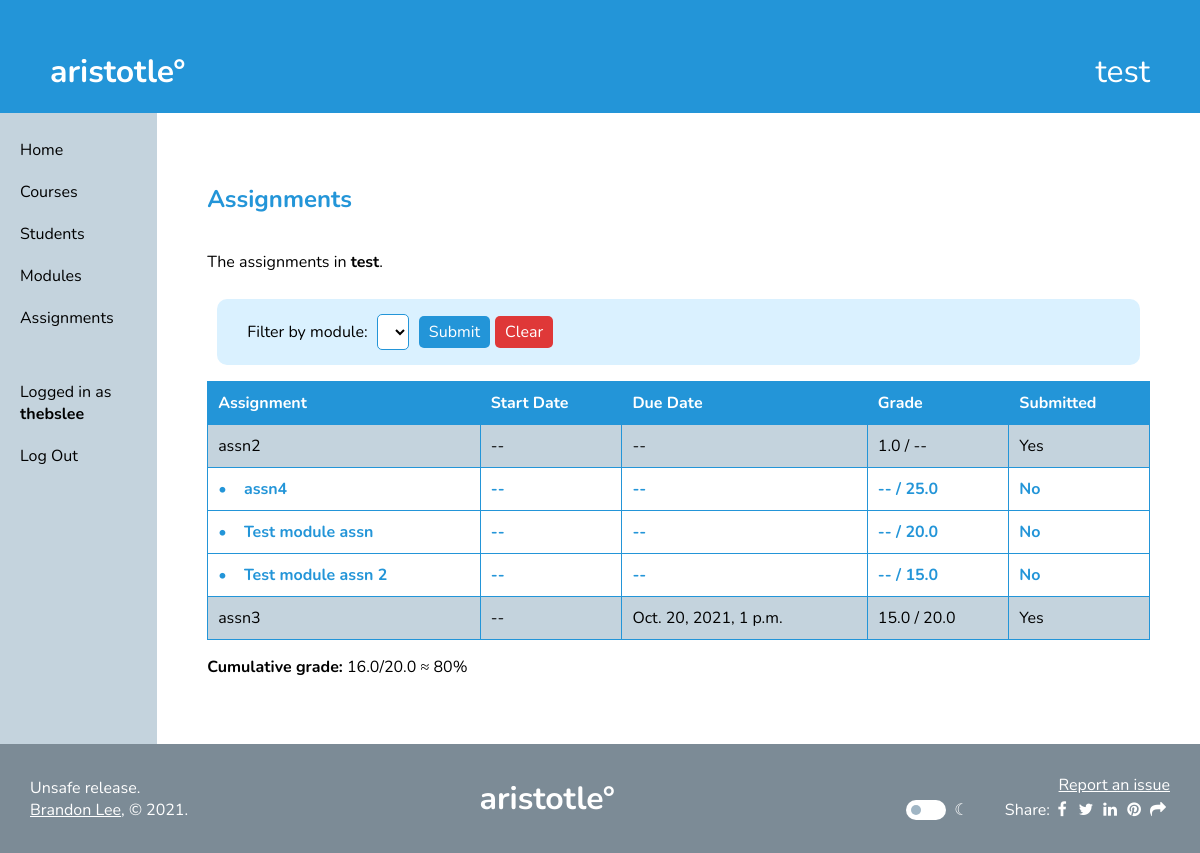
The page /forum/students/grades/2 (signed in) on the database its author committed.
### forum/models.py (models this page shows)
class Course(models.Model):
    name = models.CharField(max_length=100)
    owner = models.ForeignKey(
        settings.AUTH_USER_MODEL,
        on_delete=models.CASCADE,
        related_name='course_of_owner'
    )
    students = models.ManyToManyField(
        settings.AUTH_USER_MODEL,
        related_name='course_of_student',
        blank=True
    )
    uuid = models.UUIDField(
        default=uuid.uuid4,
        editable=False
    )

class Assignment(models.Model):
    course = models.ForeignKey(
        Course,
        on_delete=models.CASCADE,
        related_name='assignments_of_course'
    )
    module = models.ForeignKey(
        AssignmentModule,
        on_delete=models.CASCADE,
        related_name='assignments_of_module',
        null=True
    )
    title = models.CharField(max_length=100)
    start_datetime = models.DateTimeField(null=True, blank=True)
    end_datetime = models.DateTimeField(null=True, blank=True)
    description = models.TextField(max_length=10000, blank=True)
    total_points = models.FloatField(null=True, blank=True)

class Grade(models.Model):
    student = models.ForeignKey(
        settings.AUTH_USER_MODEL,
        on_delete=models.CASCADE,
        related_name="grade_of_student"
    )
    assignment = models.ForeignKey(
        Assignment,
        on_delete=models.CASCADE,
        related_name="grade_of_assignment"
    )
    earned_points = models.FloatField(null=True, blank=True)
    feedback = models.CharField(max_length=1000, null=True, blank=True)

### forum/views.py (the view)
# urls.py: path('students/grades/<student_id>', views.studentgrades, name='studentgrades'),
def studentgrades(request, student_id):
    if not request.user.is_authenticated:
        return redirect('home')
    context = alwaysContext(request)
    course = Course.objects.filter(id=request.session.get('selected_course_id')).first()
    student = User.objects.get(id=student_id)
    if (course.owner == request.user):
        assignments = []
        cum_num = 0
        cum_den = 0
        for assignment in Assignment.objects.filter(course=course).order_by("end_datetime"):
            row = StudentAssignmentRow(student, assignment)
            assignments.append(row)
            cum_num += row.cum_num
            cum_den += row.cum_den
        context["cum_num"] = cum_num
        context["cum_den"] = cum_den
        context["assignments"] = assignments
        context["student"] = student
        return render(request, "assignments_student.html", context)
    else:
        return redirect('home')

### forum/views.py (called while the page is built)
def alwaysContext(request):
    return {
        "username": request.user.username,
        "selected_course": Course.objects.filter(id=request.session.get('selected_course_id')).first()
    }

### forum/templates/assignments_student.html (shortened to what this page needs)
{% extends 'base.html' %}
{% load static %}
{% block content %}
<h2>Assignments</h2>
<div style="display: flex; flex-direction: row; align-items: center; justify-content: space-between;">
    {% if assignments|length > 0 %}<p>The assignments in <b>{{selected_course.name}}</b>.</p>{% else %}<p>No assignments yet!</p>{% endif %}
</div>
<form method="POST" action="{% url 'forum:assignments' %}">
    <div class="cutebox" style="display: flex; flex-direction: row; align-items: center;">
        <label>Filter by module: <select name="modulefilter">
        </select></label>
        <input type="submit" value="Submit">
        <a href="{% url 'forum:assignments' %}"><div class="button" style="background-color: var(--button-red);">Clear</div></a>
    </div>
</form>
<table>
    <tr>
        <th>Assignment</th>
        <th>Start Date</th>
        <th>Due Date</th>
        <th>Grade</th>
        <th>Submitted</th>
    </tr>
    {% for assignment in assignments %}
    <tr onclick="location.href='{% url 'forum:assignmentdetails' assignment.id %}'" style="cursor: pointer" class="{% if assignment.submitted %}done{% else %}not-done{% endif %}">
        <td>{% if not assignment.submitted %}&#8226;&nbsp;&nbsp;&nbsp;&nbsp;{% endif %}{{assignment.title}}</td>
        <td>{% if assignment.start_datetime %}{{assignment.start_datetime}}{% else %}--{% endif %}</td>
        <td>{% if assignment.end_datetime %}{{assignment.end_datetime}}{% else %}--{% endif %}</td>
        <td>{% if assignment.earned_points %}{{assignment.earned_points}}{% else %}--{% endif %}
            / {% if assignment.total_points %}{{assignment.total_points}}{% else %}--{% endif %}</td>
        <td>{% if assignment.submitted %}Yes{% else %}No{% endif %}</td>
    </tr>
    <link rel="stylesheet" href="{% static 'css/done.css' %}">
    {% endfor %}
</table>
<link rel="stylesheet" href="{% static 'css/table.css' %}">
<p><b>Cumulative grade:</b> {{cum_num}}/{{cum_den}} &#8776; {% widthratio cum_num cum_den 100 %}%</p>
{% endblock %}

### templates/base.html (shortened to what this page needs)
{% load static %}
<html>
    <head>
        <link rel="stylesheet" href="{% static 'css/main.css' %}">
    </head>
    <body>
        <a href="{% url 'home' %}">
            <div id=pagehead>
                <div style="display:flex; flex-direction: row; align-items: center;">
                    aristotle°
                </div>
                <div style="font-weight: normal">
                    {{selected_course.name}}
                </div>
            </div>
        </a>
        <div id="fullcontainer">
            {% if username %}
            <div id="navbar">
                <ul>
                    <a href="{% url 'home' %}"><li>Home</li></a>
                    <a href="{% url 'forum:courses' %}"><li>Courses</li></a>
                    {% if selected_course %}
                    {% if selected_course.owner == request.user %}<a href="{% url 'forum:students' %}"><li>Students</li></a>{% endif %}
                    <a href="{% url 'forum:modules' %}"><li>Modules</li></a>
                    <a href="{% url 'forum:assignments' %}"><li>Assignments</li></a>
                    {% endif %}
                </ul>
                <ul>
                    <li>Logged in as <b>{{username}}</b></li>
                    <a href="{% url 'authentication:logout' %}"><li>Log Out</li></a>
                </ul>
            </div>
            {% endif %}
            <div id="content">
                {% block content %}
                {% endblock %}
            </div>
        </div>
        <div id="pagefoot">
            <span>Unsafe release.<br><a href="http://brandonssandbox.com" style="color:var(--always-white); text-decoration: underline;">Brandon Lee</a>, &#169; 2021.</span>
            <a href="{% url 'home' %}" style="font-size: xx-large; font-weight: bold; color: white">aristotle°</a>
            <div>
                <div style="text-align: right;"><a href="https://github.com/dabslee/aristotle/issues" style="color:var(--always-white); text-decoration: underline;">Report an issue</a></div>
                <div>
                    <div class="theme-switch-wrapper">
                        <label class="theme-switch" for="checkbox">
                            <div class="slider round"></div>
                        </label>
                    <div style="font-style: normal;">&ensp;&#9790;</div>
                    <link rel="stylesheet" href="{% static 'css/themeswitcher.css' %}">
                    &ensp;&ensp;&ensp;&ensp;
                    Share: <link rel="stylesheet" href="https://cdnjs.cloudflare.com/ajax/libs/font-awesome/4.7.0/css/font-awesome.min.css"><div id='shareLinks' style='display:flex;flex-direction:row;font-size: 16px;'> <a id="Facebook-share-icon" class="fa fa-facebook" target="_blank"></a> <a id="Twitter-share-icon" class="fa fa-twitter" target="_blank"></a> <a id="LinkedIn-share-icon" class="fa fa-linkedin" target="_blank"></a> <a id="Pinterest-share-icon" class="fa fa-pinterest" target="_blank"></a> <a class="fa fa-share" href="javascript:void(0);" onclick="copyUrlToClipboard()"></a> </div>
                </div>
            </div>
        </div>
    </body>
</html>

### static/css/main.css (style rules this page uses)
:root { --aristotle-blue: #2395d8; --aristotle-blue-text: #2395d8; --light-aristotle-blue: #daf1ff; --fog-gray: #c4d3dd; --dark-fog-gray: #a0b5c4; --extra-dark-fog-gray: #7c8b96; --main-font: 'Nunito'; --main-margin: 50px; --transition-time: 0.2s; --button-green: #33aa33; --button-red: #df3838; --white-text: white; --black-text: black; --main-background: white; --main-background-overlay: rgba(255, 255, 255, 0.7); --input-background: white; --always-white: white; --muted-gray: #eee; }
html { background-color: var(--main-background); transition: var(--transition-time); }
body { background-color: var(--main-background); font-family: var(--main-font); margin: 0px; display: flex; height: 100%; flex-direction: column; color: var(--black-text); transition: var(--transition-time); }
#pagehead { color: var(--always-white); background-color: var(--aristotle-blue); font-size: xx-large; font-weight: bold; padding: var(--main-margin); padding-bottom: 20px; justify-content: space-between; display: flex; flex-direction: row; transition: var(--transition-time); }
a { text-decoration: none; }
#fullcontainer { background-color: var(--main-background); display: flex; flex-direction: row; flex: 1; }
#pagefoot { display: flex; flex-direction: row; padding: 30px; min-height: fit-content; align-items: center; justify-content: space-between; color: var(--always-white); background-color: var(--extra-dark-fog-gray); transition: var(--transition-time); }
#content { background-color: var(--main-background); margin: var(--main-margin); width: 100%; height: fit-content; }
#navbar { background-color: var(--fog-gray); height: 100%; display: flex; flex-direction: column; width: 200px; transition: var(--transition-time); }
#navbar ul { list-style-type: none; padding-left: 0; }
#navbar li { padding: 10px 20px; color: var(--black-text); }
#navbar a li { cursor: pointer; }
h2 { color: var(--aristotle-blue-text); }
#fullcontainer a { color: var(--aristotle-blue-text); text-decoration: none; }
textarea, select, input { font-family: 'Nunito'; font-size: medium; padding: 5px; border: solid 1px var(--aristotle-blue); margin: 5px; border-radius: 5px; background-color: var(--input-background); color: var(--black-text); }
.button, button, input[type=submit] { border: none; padding: 5px 10px; border-radius: 5px; background-color: var(--aristotle-blue); color: white; cursor: pointer; font-size: 16px; font-family: var(--main-font); width: fit-content; }
.cutebox { border-radius: 10px; background-color: var(--light-aristotle-blue); padding: 10px 30px; margin: 10px; flex: 2; }

### static/css/done.css (style rules this page uses)
.done { background-color: var(--fog-gray) }
.not-done { font-weight: bold; color: var(--aristotle-blue-text) }

### static/css/table.css (style rules this page uses)
table { width: 100%; border-collapse: collapse; }
td, th { border: solid 1px var(--aristotle-blue); padding: 10px; }
th { background-color: var(--aristotle-blue); color: white; text-align: left; }

### static/css/themeswitcher.css (style rules this page uses)
.theme-switch-wrapper { display: flex; align-items: center; }
.theme-switch { display: inline-block; height: 20px; position: relative; width: 40px; }
.slider { background-color: white; bottom: 0; cursor: pointer; left: 0; position: absolute; right: 0; top: 0; transition: var(--transition-time); }
.slider:before { background-color: var(--dark-fog-gray); bottom: 5px; content: ""; height: 10px; left: 5px; position: absolute; transition: .4s; width: 10px; }
.slider.round { border-radius: 34px; }
.slider.round:before { border-radius: 50%; }

### templates/base.html (style rules this page uses)
.fa { text-decoration: none; color: #ffffff; border-radius: 0%; padding: 2px; padding-top: 5px; padding-bottom: -1px; margin: 0 0px; width: 20px; height: 20px; text-align: center; }

### rows shown on the page
Course: name "test"
Assignment: title "assn2"
Grade: earned_points "1.0"
Assignment: title "assn4", total_points "25.0"
Assignment: title "Test module assn", total_points "20.0"
Assignment: title "Test module assn 2", total_points "15.0"
Assignment: title "assn3", end_datetime "Oct. 20, 2021, 1 p.m.", total_points "20.0"
Grade: earned_points "15.0"

### other values the page prints
{{ username }} "thebslee"
{{ cum_num }} "16.0"
{{ cum_den }} "20.0"
